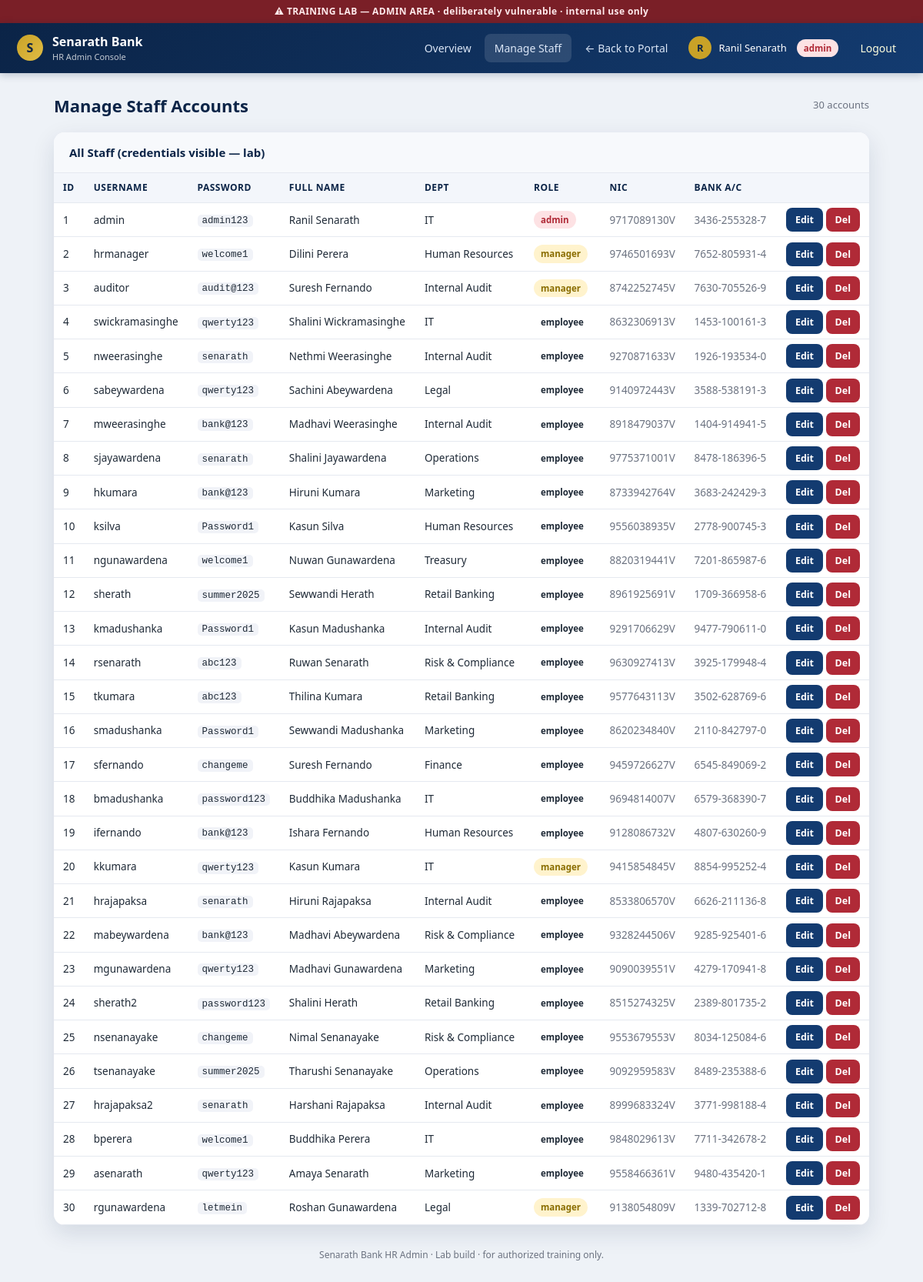
The app's page /web/src/admin/users.php (signed in) with its own data.
### tables this page shows
CREATE TABLE users (
  id            INT AUTO_INCREMENT PRIMARY KEY,
  username      VARCHAR(50)  NOT NULL,
  password      VARCHAR(255) NOT NULL,          
  full_name     VARCHAR(120) NOT NULL,
  gender        CHAR(1),
  dob           DATE,
  nic           VARCHAR(20),
  email         VARCHAR(120),
  phone         VARCHAR(20),
  address       VARCHAR(200),
  department    VARCHAR(80),
  position      VARCHAR(80),
  role          VARCHAR(20)  DEFAULT 'employee', 
  bank_account  VARCHAR(30),
  date_joined   DATE,
  status        VARCHAR(20)  DEFAULT 'active',
  emergency_contact VARCHAR(120)
);

### web/src/admin/users.php (the view, shortened to what this page needs)
<?php
require_once __DIR__ . '/../db.php';
require_once __DIR__ . '/admin_partials.php';
$rows = mysqli_query($conn, "SELECT * FROM users ORDER BY id");
?>
<div class="page-title"><h2>Manage Staff Accounts</h2><span class="crumb"><?= mysqli_num_rows($rows) ?> accounts</span></div>
<div class="panel">
  <h3>All Staff (credentials visible — lab)</h3>
  <div class="body" style="padding:0;overflow-x:auto">
    <table>
      <tr><th>ID</th><th>Username</th><th>Password</th><th>Full Name</th><th>Dept</th>
          <th>Role</th><th>NIC</th><th>Bank A/C</th><th></th></tr>
      <?php while ($u = mysqli_fetch_assoc($rows)): ?>
        <tr>
          <td><?= htmlspecialchars($u['id']) ?></td>
          <td><?= htmlspecialchars($u['username']) ?></td>
          <td><code class="inl"><?= htmlspecialchars($u['password']) ?></code></td>
          <td><?= htmlspecialchars($u['full_name']) ?></td>
          <td><?= htmlspecialchars($u['department']) ?></td>
          <td><span class="badge <?= htmlspecialchars($u['role']) ?>"><?= htmlspecialchars($u['role']) ?></span></td>
          <td class="muted"><?= htmlspecialchars($u['nic']) ?></td>
          <td class="muted"><?= htmlspecialchars($u['bank_account']) ?></td>
          <td class="right">
            <a class="btn-sm" href="edit_user.php?id=<?= $u['id'] ?>">Edit</a>
            <a class="btn-sm danger" href="users.php?delete=<?= $u['id'] ?>"
               onclick="return confirm('Delete this staff account?')">Del</a>
          </td>
        </tr>
      <?php endwhile; ?>
    </table>
  </div>
</div>

### web/src/assets/css/style.css (style rules this page uses)
:root { --navy:#0b2447; --navy2:#133b70; --gold:#c9a227; --gold2:#e0bd45; --bg:#eef2f7; --card:#ffffff; --ink:#1f2a37; --muted:#6b7280; --line:#e5e9f0; --ok:#157347; --warn:#b02a37; --radius:14px; --shadow:0 10px 30px rgba(11,36,71,.12); }
* { box-sizing:border-box }
html,body { margin:0;padding:0 }
body { font-family:"Segoe UI",system-ui,-apple-system,Roboto,Arial,sans-serif; background:var(--bg); color:var(--ink); line-height:1.5; }
a { color:var(--navy2);text-decoration:none }
.page-title { display:flex;align-items:center;justify-content:space-between;margin-bottom:18px }
.page-title h2 { margin:0;font-size:22px;color:var(--navy) }
.crumb { color:var(--muted);font-size:13px }
.panel { background:var(--card);border-radius:var(--radius);box-shadow:var(--shadow);margin-bottom:22px;overflow:hidden }
.panel h3 { margin:0;padding:15px 20px;border-bottom:1px solid var(--line);font-size:15px;color:var(--navy);background:#f7f9fc }
.panel .body { padding:18px 20px }
table { width:100%;border-collapse:collapse;font-size:13.5px }
th,td { text-align:left;padding:10px 12px;border-bottom:1px solid var(--line) }
th { background:#f3f6fb;color:var(--navy);font-size:12px;text-transform:uppercase;letter-spacing:.5px }
.badge { display:inline-block;padding:3px 9px;border-radius:999px;font-size:11.5px;font-weight:700 }
.badge.manager { background:#fff3cd;color:#8a6d00 }
.badge.admin { background:#fde2e4;color:#b02a37 }
.btn-sm { padding:7px 12px;border-radius:8px;border:0;background:var(--navy2);color:#fff;font-size:12.5px;cursor:pointer;font-weight:600 }
.btn-sm.danger { background:var(--warn) }
.muted { color:var(--muted) }
.right { text-align:right }
code.inl { background:#f1f3f8;padding:1px 6px;border-radius:5px;font-size:12.5px }

### records on screen
users: id "1", username "admin", password "admin123", full_name "Ranil Senarath", department "IT", role "admin", nic "9717089130V", bank_account "3436-255328-7"
users: id "2", username "hrmanager", password "welcome1", full_name "Dilini Perera", department "Human Resources", role "manager", nic "9746501693V", bank_account "7652-805931-4"
users: id "3", username "auditor", password "audit@123", full_name "Suresh Fernando", department "Internal Audit", role "manager", nic "8742252745V", bank_account "7630-705526-9"
users: id "4", username "swickramasinghe", password "qwerty123", full_name "Shalini Wickramasinghe", department "IT", role "employee", nic "8632306913V", bank_account "1453-100161-3"
users: id "5", username "nweerasinghe", password "senarath", full_name "Nethmi Weerasinghe", department "Internal Audit", role "employee", nic "9270871633V", bank_account "1926-193534-0"
users: id "6", username "sabeywardena", password "qwerty123", full_name "Sachini Abeywardena", department "Legal", role "employee", nic "9140972443V", bank_account "3588-538191-3"
users: id "7", username "mweerasinghe", password "bank@123", full_name "Madhavi Weerasinghe", department "Internal Audit", role "employee", nic "8918479037V", bank_account "1404-914941-5"
users: id "8", username "sjayawardena", password "senarath", full_name "Shalini Jayawardena", department "Operations", role "employee", nic "9775371001V", bank_account "8478-186396-5"
users: id "9", username "hkumara", password "bank@123", full_name "Hiruni Kumara", department "Marketing", role "employee", nic "8733942764V", bank_account "3683-242429-3"
users: id "10", username "ksilva", password "Password1", full_name "Kasun Silva", department "Human Resources", role "employee", nic "9556038935V", bank_account "2778-900745-3"
users: id "11", username "ngunawardena", password "welcome1", full_name "Nuwan Gunawardena", department "Treasury", role "employee", nic "8820319441V", bank_account "7201-865987-6"
users: id "12", username "sherath", password "summer2025", full_name "Sewwandi Herath", department "Retail Banking", role "employee", nic "8961925691V", bank_account "1709-366958-6"
users: id "13", username "kmadushanka", password "Password1", full_name "Kasun Madushanka", department "Internal Audit", role "employee", nic "9291706629V", bank_account "9477-790611-0"
users: id "14", username "rsenarath", password "abc123", full_name "Ruwan Senarath", department "Risk & Compliance", role "employee", nic "9630927413V", bank_account "3925-179948-4"
users: id "15", username "tkumara", password "abc123", full_name "Thilina Kumara", department "Retail Banking", role "employee", nic "9577643113V", bank_account "3502-628769-6"
users: id "16", username "smadushanka", password "Password1", full_name "Sewwandi Madushanka", department "Marketing", role "employee", nic "8620234840V", bank_account "2110-842797-0"
users: id "17", username "sfernando", password "changeme", full_name "Suresh Fernando", department "Finance", role "employee", nic "9459726627V", bank_account "6545-849069-2"
users: id "18", username "bmadushanka", password "password123", full_name "Buddhika Madushanka", department "IT", role "employee", nic "9694814007V", bank_account "6579-368390-7"
users: id "19", username "ifernando", password "bank@123", full_name "Ishara Fernando", department "Human Resources", role "employee", nic "9128086732V", bank_account "4807-630260-9"
users: id "20", username "kkumara", password "qwerty123", full_name "Kasun Kumara", department "IT", role "manager", nic "9415854845V", bank_account "8854-995252-4"
users: id "21", username "hrajapaksa", password "senarath", full_name "Hiruni Rajapaksa", department "Internal Audit", role "employee", nic "8533806570V", bank_account "6626-211136-8"
users: id "22", username "mabeywardena", password "bank@123", full_name "Madhavi Abeywardena", department "Risk & Compliance", role "employee", nic "9328244506V", bank_account "9285-925401-6"
users: id "23", username "mgunawardena", password "qwerty123", full_name "Madhavi Gunawardena", department "Marketing", role "employee", nic "9090039551V", bank_account "4279-170941-8"
users: id "24", username "sherath2", password "password123", full_name "Shalini Herath", department "Retail Banking", role "employee", nic "8515274325V", bank_account "2389-801735-2"
users: id "25", username "nsenanayake", password "changeme", full_name "Nimal Senanayake", department "Risk & Compliance", role "employee", nic "9553679553V", bank_account "8034-125084-6"
users: id "26", username "tsenanayake", password "summer2025", full_name "Tharushi Senanayake", department "Operations", role "employee", nic "9092959583V", bank_account "8489-235388-6"
users: id "27", username "hrajapaksa2", password "senarath", full_name "Harshani Rajapaksa", department "Internal Audit", role "employee", nic "8999683324V", bank_account "3771-998188-4"
users: id "28", username "bperera", password "welcome1", full_name "Buddhika Perera", department "IT", role "employee", nic "9848029613V", bank_account "7711-342678-2"
users: id "29", username "asenarath", password "qwerty123", full_name "Amaya Senarath", department "Marketing", role "employee", nic "9558466361V", bank_account "9480-435420-1"
users: id "30", username "rgunawardena", password "letmein", full_name "Roshan Gunawardena", department "Legal", role "manager", nic "9138054809V", bank_account "1339-702712-8"

### other values on screen
$it[1] "Overview"
$it[1] "Manage Staff"
$init "R"
$name "Ranil Senarath"
$role "admin"
mysqli_num_rows($rows) "30"
